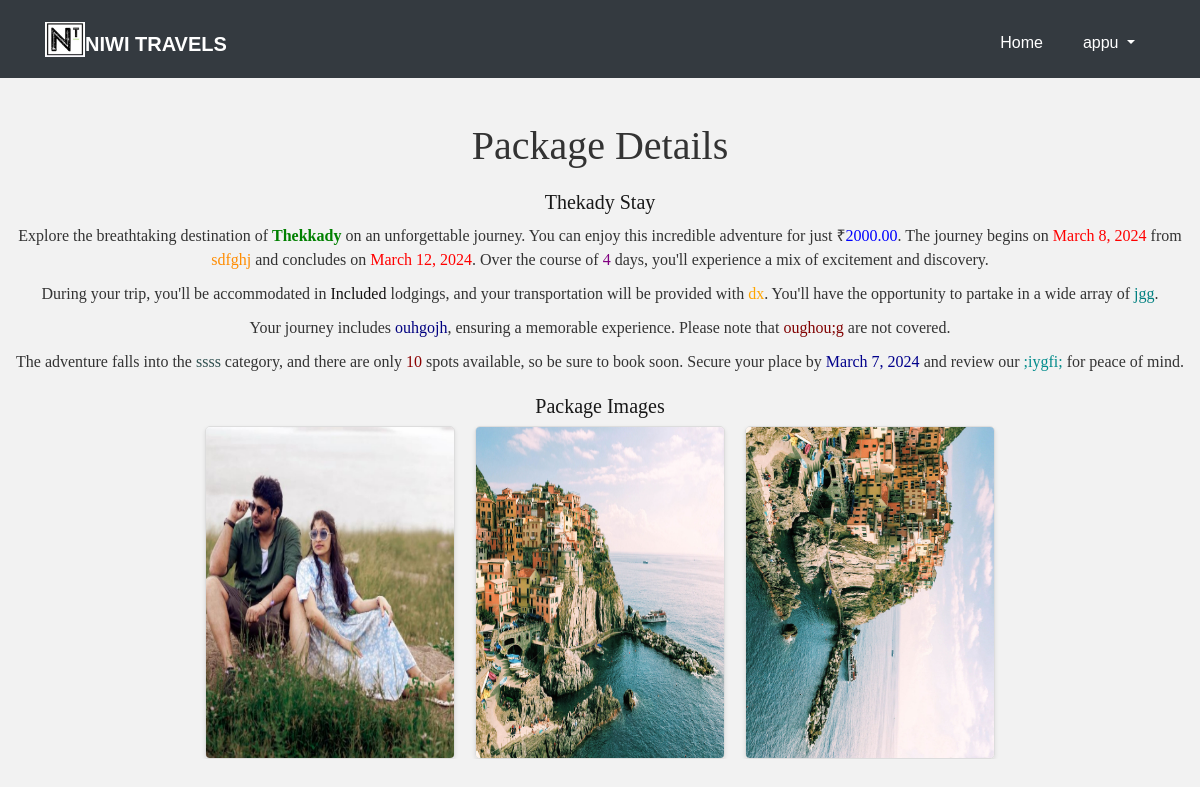
/package/5986/ (signed in), run on the app's committed database.
### Niwi_Travels/models.py (models this page shows, shortened)
class User(AbstractUser):
    is_traveller = models.BooleanField(default=True)
    is_driver = models.BooleanField(default=False)

class TravelPackage(models.Model):
    STATUS_CHOICES = (
        ('Running', 'Running'),
        ('Paused', 'Paused'),
    )
    ACCOMMODATION_CHOICES = (
        ('Included', 'Included'),
        ('Excluded', 'Excluded'),
    )
    FEED_CHOICES = (
        ('Save', 'Save'),
        ('Post', 'Post'),
    )
    package_name = models.CharField(max_length=100)
    description = models.TextField()
    destination = models.CharField(max_length=100)
    duration = models.PositiveIntegerField()
    price = models.DecimalField(max_digits=10, decimal_places=2)
    start_date = models.DateField()
    end_date = models.DateField()
    accommodation = models.CharField(max_length=100, choices=ACCOMMODATION_CHOICES,default='Included')
    transportation = models.CharField(max_length=100)
    activities = models.TextField()
    inclusions = models.TextField()
    exclusions = models.TextField()
    images = models.ImageField(upload_to='package_images/')
    availability = models.PositiveIntegerField()
    booking_deadline = models.DateField()
    category = models.CharField(max_length=50)
    tags = models.CharField(max_length=100)
    cancellation_policy = models.TextField()
    status = models.CharField(max_length=10, choices=STATUS_CHOICES, default='Pending')
    feed = models.CharField(max_length=10, choices=FEED_CHOICES, default='Save')

class PackageImage(models.Model):
    package = models.ForeignKey(TravelPackage, on_delete=models.CASCADE)  # Assuming TravelPackage is your package model
    image = models.ImageField(upload_to='package_images/')

### Niwi_Travels/views.py (the view)
# urls.py: path('package/<int:package_id>/', views.package_detail, name='package_detail'),
def package_detail(request, package_id):
    package = get_object_or_404(TravelPackage, pk=package_id)
    from_upcoming_journeys = request.GET.get('from_upcoming_journeys')
    user= request.user
    passenger = Passenger.objects.filter(package=package, user=user).first()
    if from_upcoming_journeys:
        return render(request, 'package_detail.html', {'package': package, 'from_upcoming_journeys': from_upcoming_journeys})
    if request.user.is_authenticated:
        if hasattr(request.user, 'traveller'):
            profile = request.user.traveller  # Get or create the Traveller model instance
            return render(request, 'package_detail.html', {'profile': profile,'package': package,'from_upcoming_journeys': from_upcoming_journeys,'passenger':passenger})
        if request.user.is_traveller:
            profile = request.user.is_traveller  # Corrected from 'is_traveller' to 'traveller'
            return render(request, 'package_detail.html', {'profile': profile,'package': package,'from_upcoming_journeys': from_upcoming_journeys,'passenger':passenger})
    else:
        return render(request, 'package_detail.html', {'package': package,'from_upcoming_journeys': from_upcoming_journeys,'passenger':passenger})

### templates/package_detail.html (shortened to what this page needs)
{% load static %}
<!DOCTYPE html>
<html>
<head>
    <link rel="stylesheet" href="{% static 'Niwi_Travels/css/style.css' %}">
    <link rel="stylesheet" href="https://maxcdn.bootstrapcdn.com/bootstrap/4.5.2/css/bootstrap.min.css">
</head>
<body data-spy="scroll" data-target=".site-navbar-target" data-offset="300">
    <nav class="navbar navbar-expand-lg navbar-dark ftco_navbar bg-dark ftco-navbar-light site-navbar-target" id="ftco-navbar">
        <div class="container">
            <img src="{% static 'Niwi_Travels/images/niwilogo.jpg' %}" alt="Logo" width="40px" height="35px"> <a class="navbar-brand" href="#">NIWI TRAVELS</a>
          <div class="collapse navbar-collapse" id="ftco-nav">
            <ul class="navbar-nav nav ml-auto">
              <li class="nav-item"><a href="/thome" class="nav-link"><span style="color: #fff;">Home</span></a></li>
              <li class="nav-item dropdown">
                <a href="#" class="nav-link dropdown-toggle" data-toggle="dropdown" style="color: #fff;">
                    {{ user.username }}
                </a>
            </li>
            </ul>
          </div>
        </div>
      </nav>
    <br>
    <main>
        <section id="home-section" class="hero">
            <h1>Package Details</h1>
            <h2>{{ package.package_name }}</h2>
            <p>
                Explore the breathtaking destination of <span style="color: green; font-weight: bold;">{{ package.destination }}</span> on an unforgettable journey.
                You can enjoy this incredible adventure for just ₹<span style="color: blue;">{{ package.price }}</span>.
                The journey begins on <span style="color: red;">{{ package.start_date }}</span> from <span style="color: darkorange;">{{ package.description }}</span> and concludes on <span style="color: red;">{{ package.end_date }}</span>.
                Over the course of <span style="color: purple;">{{ package.duration }}</span> days, you'll experience a mix of excitement and discovery.
            </p>
            <p>
                During your trip, you'll be accommodated in <span style="color: rgb(18, 16, 16);">{{ package.accommodation }}</span> lodgings,
                and your transportation will be provided with <span style="color: orange;">{{ package.transportation }}</span>.
                You'll have the opportunity to partake in a wide array of <span style="color: teal;">{{ package.activities }}</span>.
            </p>
            <p>
                Your journey includes <span style="color: navy;">{{ package.inclusions }}</span>, ensuring a memorable experience.
                Please note that <span style="color: maroon;">{{ package.exclusions }}</span> are not covered.
            </p>
            <p>
                The adventure falls into the <span style="color: darkslategray;">{{ package.category }}</span> category,
                and there are only <span style="color: darkred;">{{ package.availability }}</span> spots available, so be sure to book soon.
                Secure your place by <span style="color: darkblue;">{{ package.booking_deadline }}</span> and review our <span style="color: darkcyan;">{{ package.cancellation_policy }}</span> for peace of mind.
            </p>
            <h2>Package Images</h2>
            <div class="image-gallery">
                {% for image in package.packageimage_set.all %}
                    <img src="{{ image.image.url }}" alt="{{ image.package.package_name }} Image" width="250" height="250">
                {% endfor %}
            </div>
        </section>
    </main>
</body>
</html>

### templates/package_detail.html (style rules this page uses)
body { font-family: Arial, sans-serif; background-color: #f2f2f2; margin: 0; padding: 0; text-align: center; }
h1 { color: #333; margin-top: 20px; }
p { font-size: 16px; margin: 10px 0; }
h2 { margin-top: 20px; font-size: 20px; }
.image-gallery { display: flex; flex-wrap: wrap; justify-content: center; gap: 20px; }
.image-gallery img { max-width: 100%; height: auto; border: 1px solid #ddd; border-radius: 5px; box-shadow: 0 2px 4px rgba(0, 0, 0, 0.1); }
a { color: #007BFF; text-decoration: none; margin-top: 10px; display: inline-block; }
p { font-size: 16px; margin: 10px 0; color: #333; font-family:'Times New Roman', Times, serif; }

### data on the page
User: username "appu"
TravelPackage: package_name "Thekady Stay", destination "Thekkady", price "2000.00", start_date "March 8, 2024", description "sdfghj", end_date "March 12, 2024", duration "4", accommodation "Included", transportation "dx", activities "jgg", inclusions "ouhgojh", exclusions "oughou;g", category "ssss", availability "10", booking_deadline "March 7, 2024", cancellation_policy ";iygfi;"
PackageImage: image (picture)
PackageImage: image (picture)
PackageImage: image (picture)
